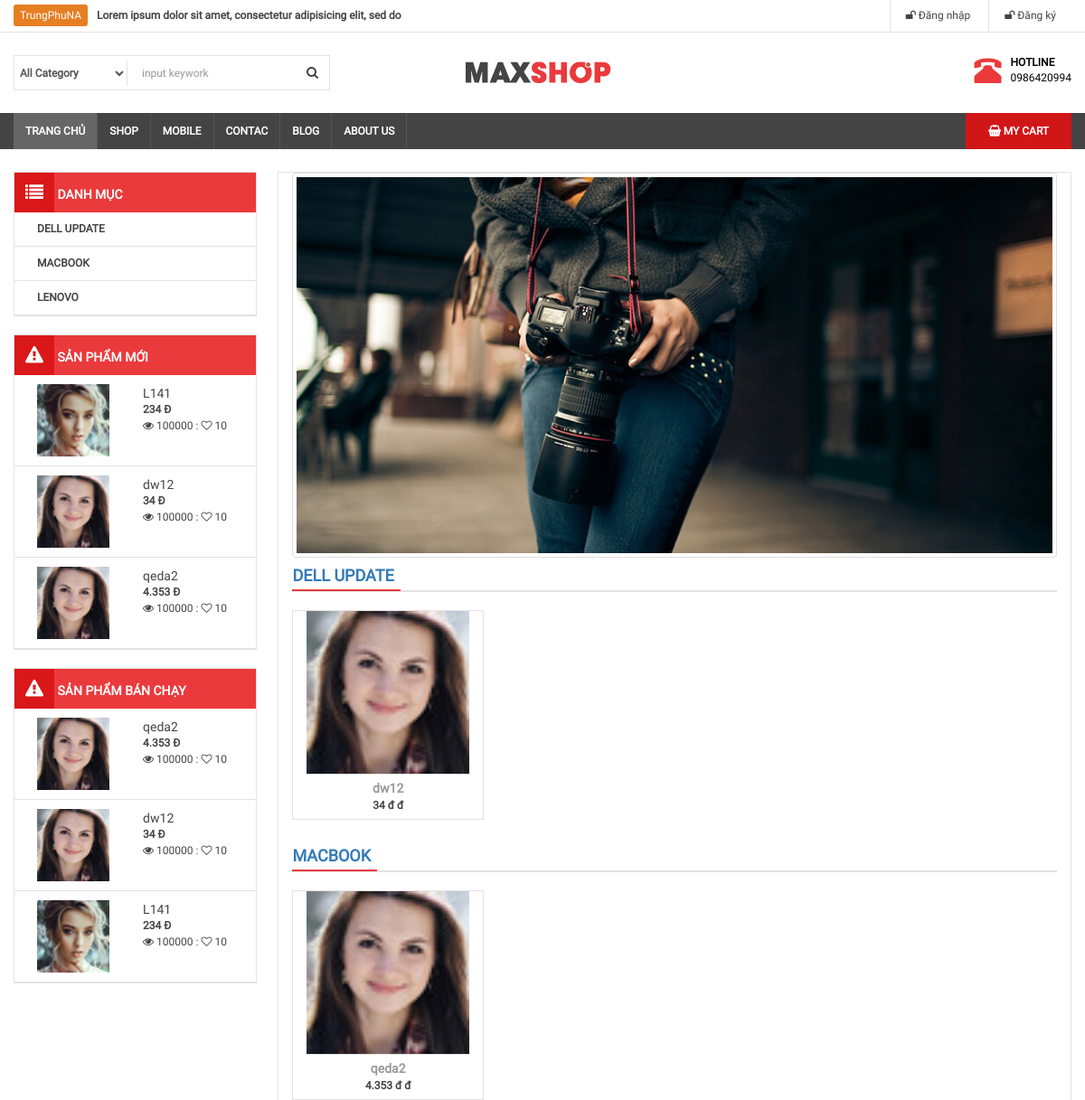
Before: / (upper part) with the older database file.
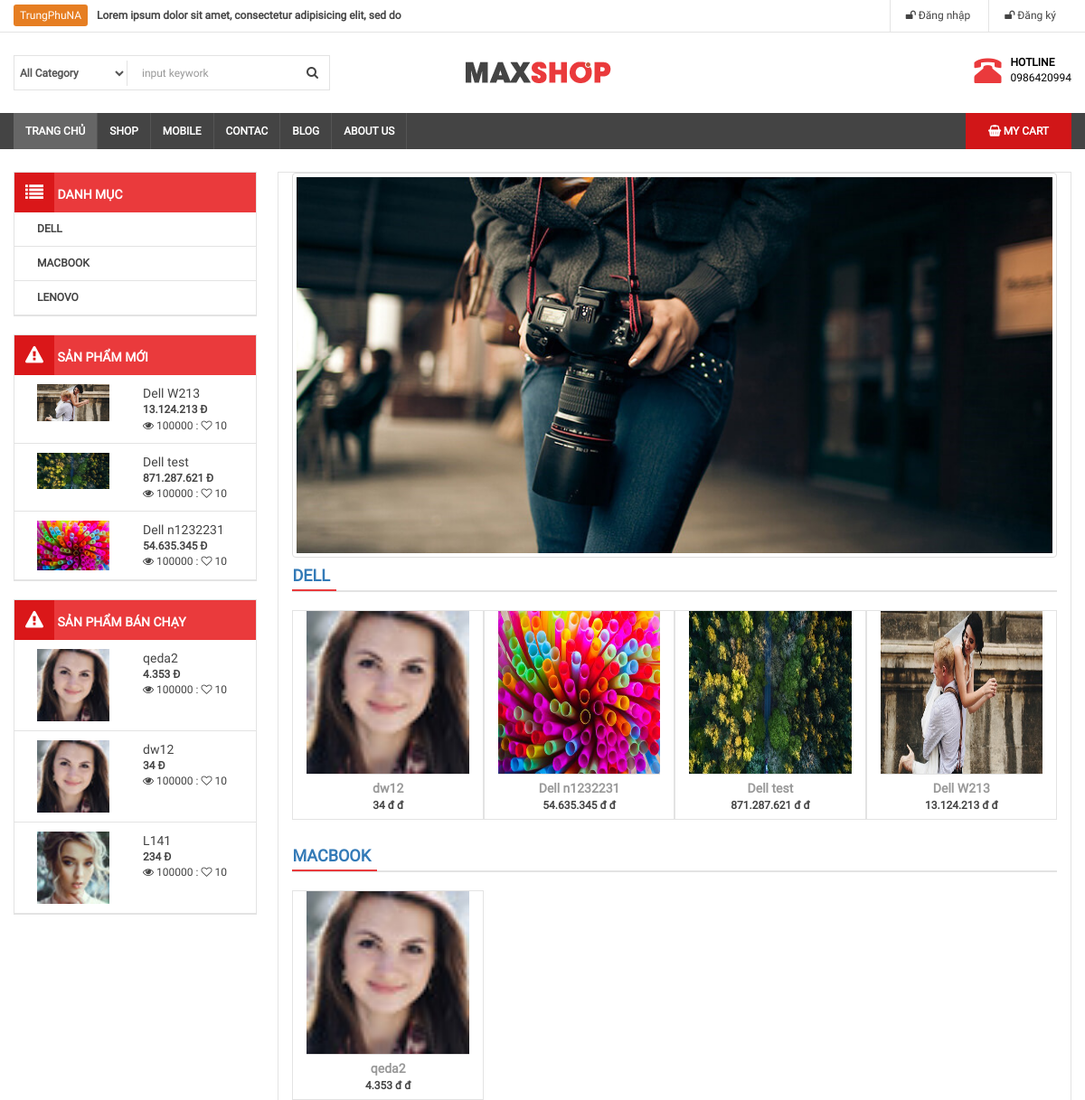
After: the same page with the newer database file.
### tables this page shows
CREATE TABLE `category` (
  `id` int(11) NOT NULL,
  `name` varchar(100) DEFAULT NULL,
  `slug` varchar(100) DEFAULT NULL,
  `images` varchar(100) DEFAULT NULL,
  `banner` varchar(100) DEFAULT NULL,
  `home` tinyint(4) DEFAULT '0',
  `status` tinyint(4) DEFAULT '1',
  `created_at` timestamp NULL DEFAULT CURRENT_TIMESTAMP,
  `updated_at` timestamp NULL DEFAULT CURRENT_TIMESTAMP ON UPDATE CURRENT_TIMESTAMP
);

CREATE TABLE `product` (
  `id` int(11) NOT NULL,
  `name` varchar(100) DEFAULT NULL,
  `slug` varchar(100) DEFAULT NULL,
  `price` int(11) DEFAULT NULL,
  `sale` tinyint(4) DEFAULT '0',
  `thumbnail` varchar(100) DEFAULT NULL,
  `category_id` int(11) DEFAULT NULL,
  `pay` int(11) DEFAULT '0',
  `content` text,
  `number` int(11) DEFAULT NULL,
  `head` int(11) DEFAULT '0',
  `view` int(11) DEFAULT '0',
  `hot` tinyint(4) DEFAULT '0',
  `created_at` timestamp NULL DEFAULT CURRENT_TIMESTAMP,
  `updated_at` timestamp NULL DEFAULT CURRENT_TIMESTAMP ON UPDATE CURRENT_TIMESTAMP
);

### libraries/Function.php (called while the page is built, shortened)
<?php
    function base_url()
    {
        return $url  = "http://localhost/web-shop/";
    }
    function uploads()
    {
        return base_url() . "public/uploads/";
    }
    function formatPrice($number){
        $number = intval($number);
        return $number = number_format($number,0,',','.')." đ";
    }
 ?>

### libraries/Database.php (called while the page is built, shortened)
<?php
    class Database
    {
        public $link;
        public function __construct()
        {
            $this->link = mysqli_connect("localhost", "root", "", "web_shop") or die ();
            mysqli_set_charset($this->link,"utf8");
        }
        public function fetchsql( $sql )
        {
            $result = mysqli_query($this->link,$sql) or die("Lỗi  truy vấn sql " .mysqli_error($this->link));
            $data = [];
            if( $result)
            {
                while ($num = mysqli_fetch_assoc($result))
                {
                    $data[] = $num;
                }
            }
            return $data;
        }
         public function fetchAll($table)
        {
            $sql = "SELECT * FROM {$table} WHERE 1" ;
            $result = mysqli_query($this->link,$sql) or die("Lỗi Truy Vấn fetchAll " .mysqli_error($this->link));
            $data = [];
            if( $result)
            {
                while ($num = mysqli_fetch_assoc($result))
                {
                    $data[] = $num;
                }
            }
            return $data;
        }
    }
?>

### autoload/autoload.php (called while the page is built, shortened)
<?php
	require_once __DIR__. "/../libraries/Database.php";
   	require_once __DIR__. "/../libraries/Function.php";
   	$db = new Database ;
   	$category = $db->fetchAll("category");
   	$sqlNew = "SELECT * FROM product WHERE 1 ORDER BY ID DESC LIMIT 3";
   	$productNew = $db->fetchsql($sqlNew);
      $sqlPay = "SELECT * FROM product WHERE 1 ORDER BY PAY DESC LIMIT 3";
      $productPay = $db->fetchsql($sqlPay);
?>

### index.php (the view, shortened to what the changed rows need)
<?php
   require_once __DIR__. "/autoload/autoload.php";
   $sqlHomecate = "SELECT name, id FROM category WHERE home = 1 ORDER BY updated_at";
   $categoryHome = $db->fetchsql($sqlHomecate);
   $data = [];
   foreach ($categoryHome as $item) {
       $cateId = intval($item['id']);
       $sql = "SELECT * FROM product WHERE category_id = $cateId";
       $ProductHome = $db->fetchsql($sql);
       $data[$item['name']] = $ProductHome;
   }
?>
<?php require_once __DIR__. "/layouts/header.php"; ?>
                    <div class="col-md-9 bor">
                        <section class="box-main1 clearfix">
                            <?php foreach ($data as $key => $value): ?>
                                <h3 class="title-main"><a href=""> <?php echo $key ?> </a> </h3>
                                <div class="showitem clearfix">
                                    <?php foreach ($value as $item): ?>
                                        <div class="col-md-3 item-product bor">
                                            <a href="chi-tiet-san-pham.php?id=<?php echo $item['id'] ?>">
                                                <img src="<?php echo uploads() ?>product/<?php echo $item['thumbnail'] ?>" class="" width="100%" height="180">
                                            </a>
                                            <div class="info-item">
                                                <a href="chi-tiet-san-pham.php?id=<?php echo $item['id'] ?>"><?php echo $item['name'] ?></a>
                                                <?php if ($item['sale'] > 0): ?>
                                                    <p><strike class="sale"><?php echo formatPrice($item['price']) ?> đ</strike> <b class="price"><?php echo formatPriceSale($item['price'], $item['sale']) ?> đ</b></p>
                                                <?php else : ?>
                                                    <p><b><?php echo formatPrice($item['price']) ?> đ</b></p>
                                                <?php endif ?>
                                            </div>
                                        </div>
                                    <?php endforeach ?>
                                </div>
                            <?php endforeach ?>
                        </section>
                    </div>
<?php require_once __DIR__. "/layouts/footer.php"; ?>

### layouts/header.php (shortened to what the changed rows need)
<!DOCTYPE html>
<html>
    <head>
        <link rel="stylesheet" type="text/css" href="<?php echo base_url() ?>public/frontend/css/font-awesome.min.css">
        <link rel="stylesheet" type="text/css" href="<?php echo base_url() ?>public/frontend/css/bootstrap.min.css">
        <link rel="stylesheet" type="text/css" href="<?php echo base_url() ?>public/frontend/css/slick.css"/>
        <link rel="stylesheet" type="text/css" href="<?php echo base_url() ?>public/frontend/css/slick-theme.css"/>
        <link rel="stylesheet" type="text/css" href="<?php echo base_url() ?>public/frontend/css/style.css">
    </head>
    <body>
        <div id="wrapper">
            <div id="maincontent">
                <div class="container">
                    <div class="col-md-3  fixside" >
                        <div class="box-left box-menu" >
                            <ul>
                            	<?php foreach ($category as $item): ?>
                            		<li>
                            			<a href="danh-muc-san-pham.php?id=<?php echo $item['id'] ?>"><?php echo $item['name'] ?></a>
                            		</li>
                            	<?php endforeach ?>
                            </ul>
                        </div>
                        <div class="box-left box-menu">
                            <ul>
                                <?php foreach ($productNew as $item): ?>
                                	<li class="clearfix">
	                                    <a href="">
	                                        <img src="<?php echo uploads() ?>product/<?php echo $item['thumbnail'] ?>" class="img-responsive pull-left" width="80" height="80">
	                                        <div class="info pull-right">
	                                            <p class="name"><?php echo $item['name'] ?></p >
                                                <?php if ($item['sale'] > 0): ?>
                                                    <p><strike class="sale"><?php echo formatPrice($item['price']) ?></strike> <b class="price"><?php echo formatPriceSale($item['price'], $item['sale']) ?></b></p>
                                                <?php else : ?>
                                                    <p><b><?php echo formatPrice($item['price']) ?></b></p>
                                                <?php endif ?>
	                                            <span class="view"><i class="fa fa-eye"></i> 100000 : <i class="fa fa-heart-o"></i> 10</span>
	                                        </div>
	                                    </a>
	                                </li>
                                <?php endforeach ?>
                            </ul>
                        </div>
                        <div class="box-left box-menu">
                            <ul>
                                <?php foreach ($productPay as $item): ?>
                                    <li class="clearfix">
                                        <a href="">
                                            <img src="<?php echo uploads() ?>product/<?php echo $item['thumbnail'] ?>" class="img-responsive pull-left" width="80" height="80">
                                            <div class="info pull-right">
                                                <p class="name"><?php echo $item['name'] ?></p >
                                                <?php if ($item['sale'] > 0): ?>
                                                    <p><strike class="sale"><?php echo formatPrice($item['price']) ?></strike> <b class="price"><?php echo formatPriceSale($item['price'], $item['sale']) ?></b></p>
                                                <?php else : ?>
                                                    <p><b><?php echo formatPrice($item['price']) ?></b></p>
                                                <?php endif ?>
                                                <span class="view"><i class="fa fa-eye"></i> 100000 : <i class="fa fa-heart-o"></i> 10</span>
                                            </div>
                                        </a>
                                    </li>
                                <?php endforeach ?>
                            </ul>
                        </div>
                    </div>

Changed rows visible on the page:
no longer on one of the page's lists (row edited): product: name "qeda2", price "4.353 Đ"
no longer on one of the page's lists (row edited): product: name "L141", price "234 Đ"
changed category: name "DELL UPDATE" → "DELL"
added product: thumbnail (picture), name "Dell W213", price "13.124.213 Đ", price "13.124.213 đ"
added product: thumbnail (picture), name "Dell test", price "871.287.621 Đ", price "871.287.621 đ"
added product: thumbnail (picture), name "Dell n1232231", price "54.635.345 Đ", price "54.635.345 đ"
changed product "dw12": moves from the list under "SẢN PHẨM MỚI" to the list under "DELL"
Other visible differences:
new list line: "DELL"
list line gone: "DELL UPDATE"
